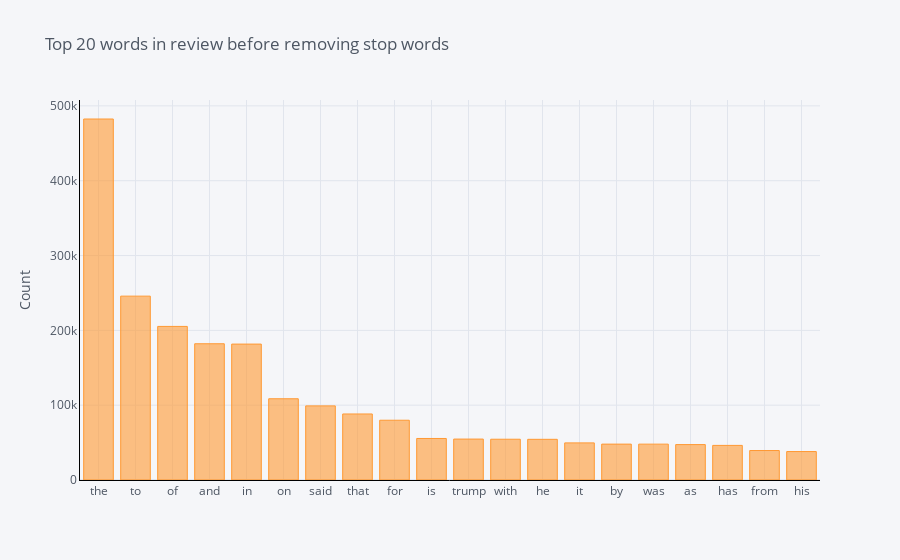

The notebook cell this image was saved under:
### Markdown cell above
# Bivariate Analysis

### Code cell
import cufflinks as cf
cf.go_offline()
cf.set_config_file(offline=False, world_readable=True)

# The distribution of top unigrams before removing stop words in the Reliable News
from sklearn.feature_extraction.text import CountVectorizer
def get_top_n_words(corpus, n=None):
    vec = CountVectorizer().fit(corpus)
    bag_of_words = vec.transform(corpus)
    sum_words = bag_of_words.sum(axis=0) 
    words_freq = [(word, sum_words[0, idx]) for word, idx in vec.vocabulary_.items()]
    words_freq =sorted(words_freq, key = lambda x: x[1], reverse=True)
    return words_freq[:n]
common_words = get_top_n_words(true['text'], 20)
for word, freq in common_words:
    print(word, freq)
df1 = pd.DataFrame(common_words, columns = ['text' , 'count'])
df1.groupby('text').sum()['count'].sort_values(ascending=False).iplot(
    kind='bar', yTitle='Count', linecolor='black', title='Top 20 words in review before removing stop words')

### Figure 1 — Plotly figure (JSON) as saved in the notebook; plotly's stock layout.template omitted (floating-point values rounded to 4 significant figures)
{"data": [{"marker": {"color": "rgba(255, 153, 51, 0.6)", "line": {"color": "rgba(255, 153, 51, 1.0)", "width": 1}}, "name": "count", "orientation": "v", "text": "", "type": "bar", "x": ["the", "to", "of", "and", "in", "on", "said", "that", "for", "is", "trump", "with", "he", "it", "by", "was", "as", "has", "from", "his"], "y": [482468, 245734, 205275, 182081, 181652, 108594, 99062, 88237, 79895, 55494, 54700, 54504, 54370, 49590, 47949, 47946, 47330, 46246, 39383, 38018]}], "layout": {"legend": {"bgcolor": "#F5F6F9", "font": {"color": "#4D5663"}}, "paper_bgcolor": "#F5F6F9", "plot_bgcolor": "#F5F6F9", "title": {"font": {"color": "#4D5663"}, "text": "Top 20 words in review before removing stop words"}, "xaxis": {"gridcolor": "#E1E5ED", "linecolor": "black", "showgrid": true, "tickfont": {"color": "#4D5663"}, "title": {"font": {"color": "#4D5663"}, "text": ""}, "zerolinecolor": "#E1E5ED"}, "yaxis": {"gridcolor": "#E1E5ED", "linecolor": "black", "showgrid": true, "tickfont": {"color": "#4D5663"}, "title": {"font": {"color": "#4D5663"}, "text": "Count"}, "zerolinecolor": "#E1E5ED"}}}
